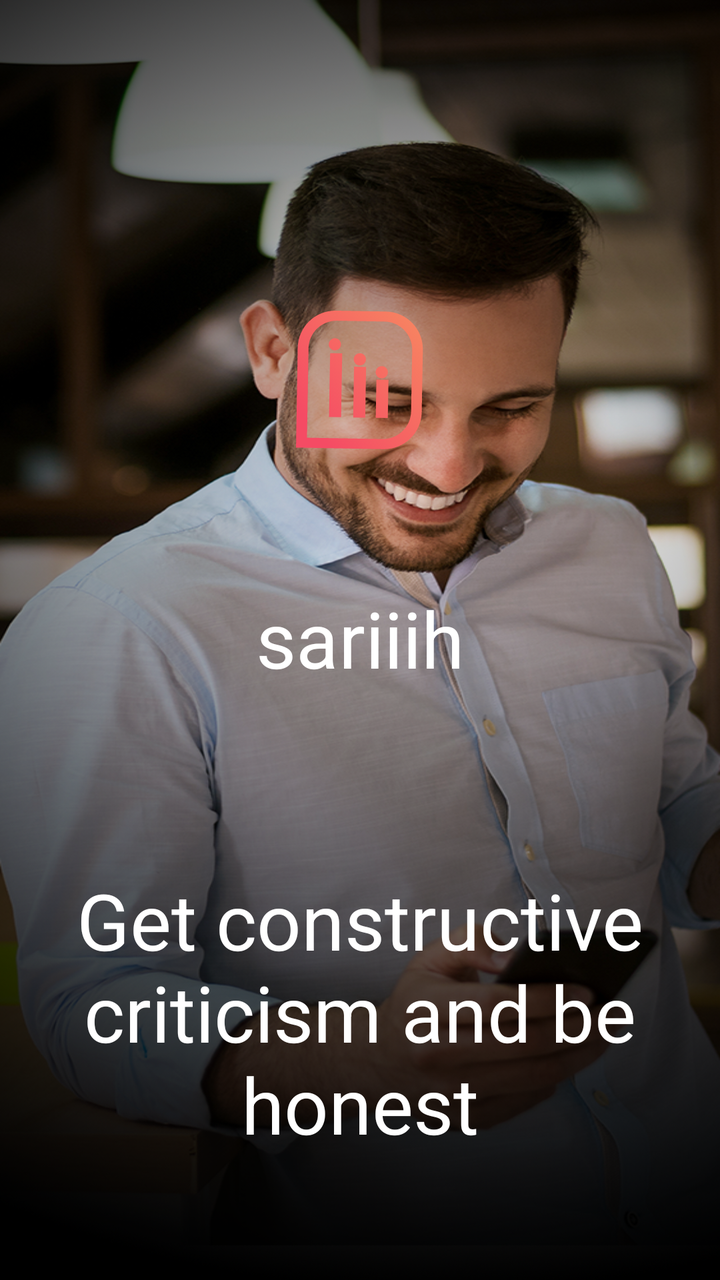
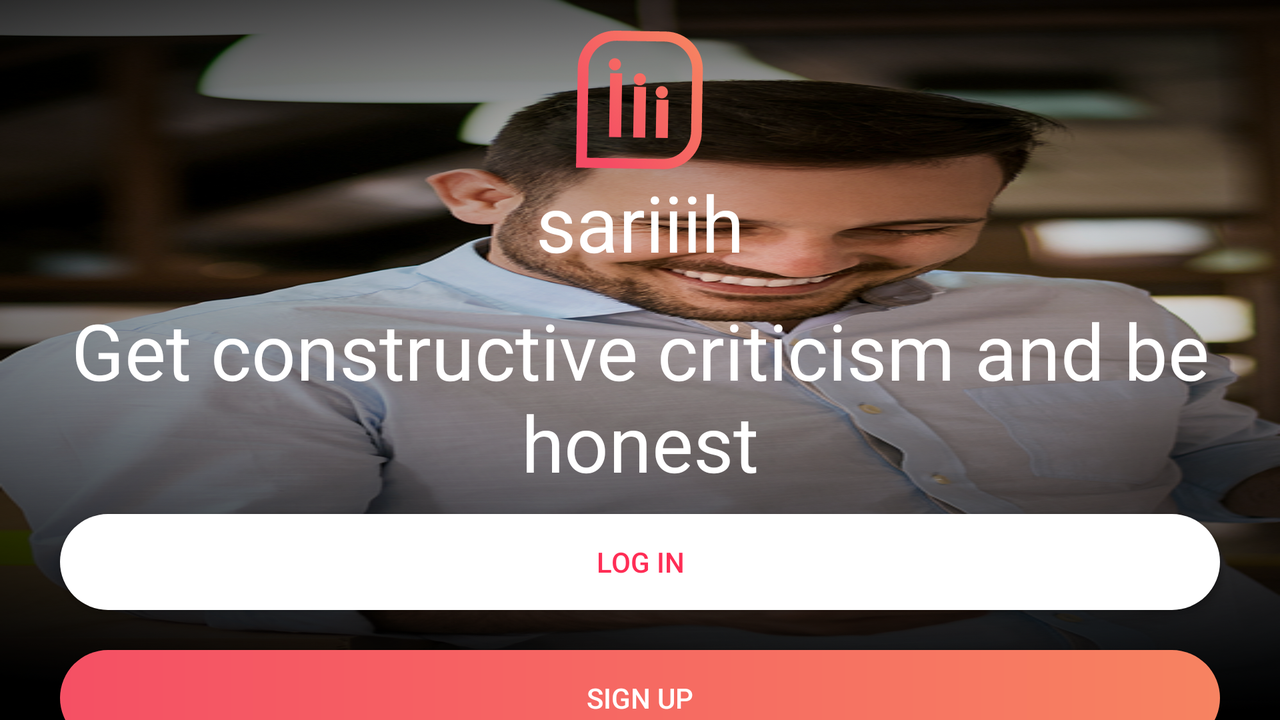

First picture: res/layout/ on a phone held upright. Second picture: the repository's own variant of that layout, on a device whose configuration matches the variant's folder. Source for both follows.
<!-- AndroidManifest.xml: application theme AppTheme -->
<!-- res/layout/activity_welcome.xml -->
<?xml version="1.0" encoding="utf-8"?>
<androidx.constraintlayout.widget.ConstraintLayout xmlns:android="http://schemas.android.com/apk/res/android"
    xmlns:app="http://schemas.android.com/apk/res-auto"
    xmlns:tools="http://schemas.android.com/tools"
    android:layout_width="match_parent"
    android:layout_height="match_parent"
    android:layout_marginStart="-5dp"
    android:layout_marginTop="-5dp"
    android:layout_marginEnd="-5dp"
    android:layout_gravity="center"
    android:layout_marginBottom="-5dp"
    android:background="@drawable/ic_back_new"


    tools:context=".views.welcome">
    <TextView
        android:id="@+id/logo"
        android:layout_width="wrap_content"
        android:layout_height="wrap_content"
        android:background="@drawable/ic_sadfgergerg"
        app:layout_constraintBottom_toTopOf="@id/sariih"
        app:layout_constraintTop_toTopOf="parent"
       app:layout_constraintStart_toStartOf="parent"
        android:layout_marginTop="87dp"
        app:layout_constraintEnd_toEndOf="parent"
        />
    <TextView
        android:id="@+id/sariih"
        android:layout_width="wrap_content"
        android:layout_height="wrap_content"
        android:text="@string/sariiiha"
        app:layout_constraintBottom_toTopOf="@id/txtlogs"
        android:textSize="39dp"
        android:textColor="#FFFFFF"
        android:layout_marginBottom="9dp"
        app:layout_constraintTop_toBottomOf="@id/logo"
        app:layout_constraintStart_toStartOf="@id/logo"
        app:layout_constraintEnd_toEndOf="@id/logo"
     />
    <TextView
        android:id="@+id/txtlogs"
        android:layout_width="0dp"
        android:layout_height="wrap_content"
        android:text="@string/txtlogin"
        android:textSize="39dp"
        android:textColor="#FFFFFF"
        android:layout_marginEnd="30dp"
        app:layout_constraintBottom_toBottomOf="@id/buttsign"
        android:layout_marginStart="30dp"
        android:layout_marginTop="12dp"
        app:layout_constraintTop_toBottomOf="@id/sariih"
        app:layout_constraintStart_toStartOf="parent"
       android:textAlignment="center"
        app:layout_constraintEnd_toEndOf="parent"/>
    <Button
        android:id="@+id/buttsign"
        android:layout_width="0dp"
        android:layout_height="wrap_content"
        android:background="@drawable/button"
        android:layout_marginTop="15dp"
        app:layout_constraintBottom_toBottomOf="@+id/sign_up"
        app:layout_constraintTop_toBottomOf="@id/txtlogs"
        android:text="@string/logs_butt"
        app:layout_constraintStart_toStartOf="@id/txtlogs"
        android:textColor="#FF2D55"
        app:layout_constraintEnd_toEndOf="@id/txtlogs"/>
    <Button
        android:id="@+id/sign_up"
        android:layout_width="0dp"
        android:layout_height="wrap_content"
        android:background="@drawable/button_coulor"
        android:layout_marginTop="20dp"

        app:layout_constraintTop_toBottomOf="@id/buttsign"

        android:text="@string/sign_of_app"
        app:layout_constraintStart_toStartOf="@id/buttsign"
        android:textColor="#FFFFFF"
        app:layout_constraintEnd_toEndOf="@id/buttsign"/>
    <TextView
        android:id="@+id/sign_with_sosial"
        android:layout_width="wrap_content"
        android:layout_height="wrap_content"
        android:text="@string/or_log_in"
        app:layout_constraintTop_toBottomOf="@id/sign_up"

        android:textAlignment="center"
        app:layout_constraintStart_toStartOf="@id/sign_up"
        app:layout_constraintEnd_toEndOf="@id/sign_up"
        android:layout_marginTop="20dp"
        android:textSize="15sp"
        android:textColor="#ffffff"/>
    <androidx.constraintlayout.widget.ConstraintLayout
        android:id="@+id/intent_to_face"
        android:layoutDirection="ltr"
        android:layout_width="wrap_content"

        android:padding="5dp"
        android:layout_height="wrap_content"
        android:background="#3F51B5"
        android:layout_marginBottom="12dp"
        app:layout_constraintTop_toBottomOf="@id/sign_with_sosial"

        android:layout_marginTop="40dp"
        app:layout_constraintEnd_toEndOf="@+id/sign_up"
        app:layout_constraintStart_toStartOf="@id/sign_up">
        <TextView
            android:id="@+id/login_button"
            android:layout_width="40dp"
            android:layout_height="wrap_content"
            android:background="@drawable/ic_facebook"

            app:layout_constraintTop_toTopOf="parent"
            app:layout_constraintBottom_toBottomOf="parent"
            app:layout_constraintStart_toStartOf="parent"
            />
        <TextView
            android:layout_width="wrap_content"
            android:layout_height="wrap_content"
          android:text="@string/connect_to_facebook"
            app:layout_constraintStart_toEndOf="@id/login_button"
            app:layout_constraintTop_toTopOf="parent"
            android:textSize="12sp"
            app:layout_constraintBottom_toBottomOf="parent"
            android:textColor="#ffffff"

            />


    </androidx.constraintlayout.widget.ConstraintLayout>

    <com.google.android.gms.ads.AdView
        xmlns:ads="http://schemas.android.com/apk/res-auto"
        android:id="@+id/adView"
        android:layout_width="match_parent"
        android:layout_height="wrap_content"
        app:layout_constraintBottom_toBottomOf="parent"
        android:visibility="gone"
        app:layout_constraintEnd_toEndOf="parent"
        app:layout_constraintStart_toStartOf="parent"
        ads:adSize="BANNER"
        ads:adUnitId="ca-app-pub-3940256099942544/6300978111">


    </com.google.android.gms.ads.AdView>


</androidx.constraintlayout.widget.ConstraintLayout>
<!-- resources referenced by this layout -->
<resources>
  <!-- drawable button (drawable-hdpi) -->
  <?xml version="1.0" encoding="utf-8"?>
  <shape xmlns:android="http://schemas.android.com/apk/res/android">
      <solid
          android:width="9dp"
          android:color="#FFFFFF" />
  
      <corners android:radius="50dp" />
  </shape>
  <!-- drawable button_coulor (drawable) -->
  <?xml version="1.0" encoding="utf-8"?>
  <shape xmlns:android="http://schemas.android.com/apk/res/android">
      <gradient android:type="linear"
          android:startColor="#F55064"
          android:angle="0"
          android:endColor="#F78361"/>
  
      <corners android:radius="50dp" />
  </shape>
  <!-- drawable ic_back_new: png bitmap (drawable-hdpi, 741714 bytes) -->
  <!-- drawable ic_facebook: png bitmap (drawable-xxxhdpi, 1101 bytes) -->
  <!-- drawable ic_sadfgergerg: png bitmap (drawable-hdpi, 6160 bytes) -->
  <string name="connect_to_facebook">Connect to Facebook</string>
  <string name="logs_butt">Log In</string>
  <string name="or_log_in">Or Log In with</string>
  <string name="sariiiha" translatable="false">sariiih</string>
  <string name="sign_of_app">Sign Up</string>
  <string name="txtlogin">Get constructive criticism and be honest</string>
  <style name="AppTheme" parent="Theme.AppCompat.Light.DarkActionBar">
          
          <item name="colorPrimary">@color/colorPrimary</item>
          <item name="colorPrimaryDark">@color/colorPrimaryDark</item>
          <item name="colorAccent">@color/colorAccent</item>
  
  
  
      </style>
  <color name="colorPrimary">#008577</color>
  <color name="colorPrimaryDark">#00574B</color>
  <color name="colorAccent">#D81B60</color>
</resources>
<!-- res/layout-land/activity_welcome.xml (the author's variant of the layout above) -->
<!-- drawn on the phone turned sideways -->
<?xml version="1.0" encoding="utf-8"?>
<androidx.constraintlayout.widget.ConstraintLayout xmlns:android="http://schemas.android.com/apk/res/android"
    xmlns:app="http://schemas.android.com/apk/res-auto"
    xmlns:tools="http://schemas.android.com/tools"
    android:layout_width="match_parent"
    android:layout_height="match_parent"
    android:layout_marginStart="-5dp"
    android:layout_marginTop="-5dp"
    android:layout_marginEnd="-5dp"
    android:layout_gravity="center"
    android:layout_marginBottom="-5dp"
    android:background="@drawable/ic_back_new"


    tools:context=".views.welcome">
    <TextView
        android:id="@+id/logo"
        android:layout_width="wrap_content"
        android:layout_height="wrap_content"
        android:background="@drawable/ic_sadfgergerg"
        app:layout_constraintBottom_toTopOf="@id/sariih"
        app:layout_constraintTop_toTopOf="parent"
       app:layout_constraintStart_toStartOf="parent"
        android:layout_marginTop="15dp"
        app:layout_constraintEnd_toEndOf="parent"
        />
    <TextView
        android:id="@+id/sariih"
        android:layout_width="wrap_content"
        android:layout_height="wrap_content"
        android:text="@string/sariiiha"
        app:layout_constraintBottom_toTopOf="@id/txtlogs"
        android:textSize="39dp"
        android:textColor="#FFFFFF"
        android:layout_marginBottom="9dp"
        app:layout_constraintTop_toBottomOf="@id/logo"
        app:layout_constraintStart_toStartOf="@id/logo"
        app:layout_constraintEnd_toEndOf="@id/logo"
     />
    <TextView
        android:id="@+id/txtlogs"
        android:layout_width="0dp"
        android:layout_height="wrap_content"
        android:text="@string/txtlogin"
        android:textSize="39dp"
        android:textColor="#FFFFFF"
        android:layout_marginEnd="30dp"

        android:layout_marginStart="30dp"
        android:layout_marginTop="12dp"
        app:layout_constraintTop_toBottomOf="@id/sariih"
        app:layout_constraintStart_toStartOf="parent"
       android:textAlignment="center"
        app:layout_constraintEnd_toEndOf="parent"/>
    <Button
        android:id="@+id/buttsign"
        android:layout_width="0dp"
        android:layout_height="wrap_content"
        android:background="@drawable/button"
        android:layout_marginTop="10dp"


        app:layout_constraintTop_toBottomOf="@id/txtlogs"
        android:text="@string/logs_butt"
        app:layout_constraintStart_toStartOf="@id/txtlogs"
        android:textColor="#FF2D55"
        app:layout_constraintEnd_toEndOf="@id/txtlogs"/>
    <Button
        android:id="@+id/sign_up"
        android:layout_width="0dp"
        android:layout_height="wrap_content"
        android:background="@drawable/button_coulor"
        android:layout_marginTop="20dp"

        app:layout_constraintTop_toBottomOf="@id/buttsign"

        android:text="@string/sign_of_app"
        app:layout_constraintStart_toStartOf="@id/buttsign"
        android:textColor="#FFFFFF"
        app:layout_constraintEnd_toEndOf="@id/buttsign"/>
    <TextView
        android:id="@+id/sign_with_sosial"
        android:layout_width="wrap_content"
        android:layout_height="wrap_content"
        android:text="@string/or_log_in"
        app:layout_constraintTop_toBottomOf="@id/sign_up"

        android:textAlignment="center"
        app:layout_constraintStart_toStartOf="@id/sign_up"
        app:layout_constraintEnd_toEndOf="@id/sign_up"
        android:layout_marginTop="20dp"
        android:textSize="15sp"
        android:textColor="#ffffff"/>
    <androidx.constraintlayout.widget.ConstraintLayout
        android:id="@+id/intent_to_face"
        android:layoutDirection="ltr"
        android:layout_width="wrap_content"

        android:padding="5dp"
        android:layout_height="wrap_content"
        android:background="#242A37"

        app:layout_constraintTop_toBottomOf="@id/sign_with_sosial"
        android:layout_marginBottom="12dp"


        android:layout_marginTop="15dp"
        app:layout_constraintEnd_toEndOf="@+id/sign_up"
        app:layout_constraintStart_toStartOf="@id/sign_up">
        <TextView
            android:id="@+id/login_button"
            android:layout_width="40dp"
            android:layout_height="wrap_content"
            android:background="@drawable/ic_facebook"

            app:layout_constraintTop_toTopOf="parent"
            app:layout_constraintBottom_toBottomOf="parent"
            app:layout_constraintStart_toStartOf="parent"
            />
        <TextView
            android:layout_width="wrap_content"
            android:layout_height="wrap_content"
          android:text="@string/connect_to_facebook"
            app:layout_constraintStart_toEndOf="@id/login_button"
            app:layout_constraintTop_toTopOf="@+id/intent_to_face"
            app:layout_constraintBottom_toBottomOf="@id/intent_to_face"
            android:textSize="12sp"
            android:textColor="#ffffff"

            />



    </androidx.constraintlayout.widget.ConstraintLayout>









</androidx.constraintlayout.widget.ConstraintLayout>
